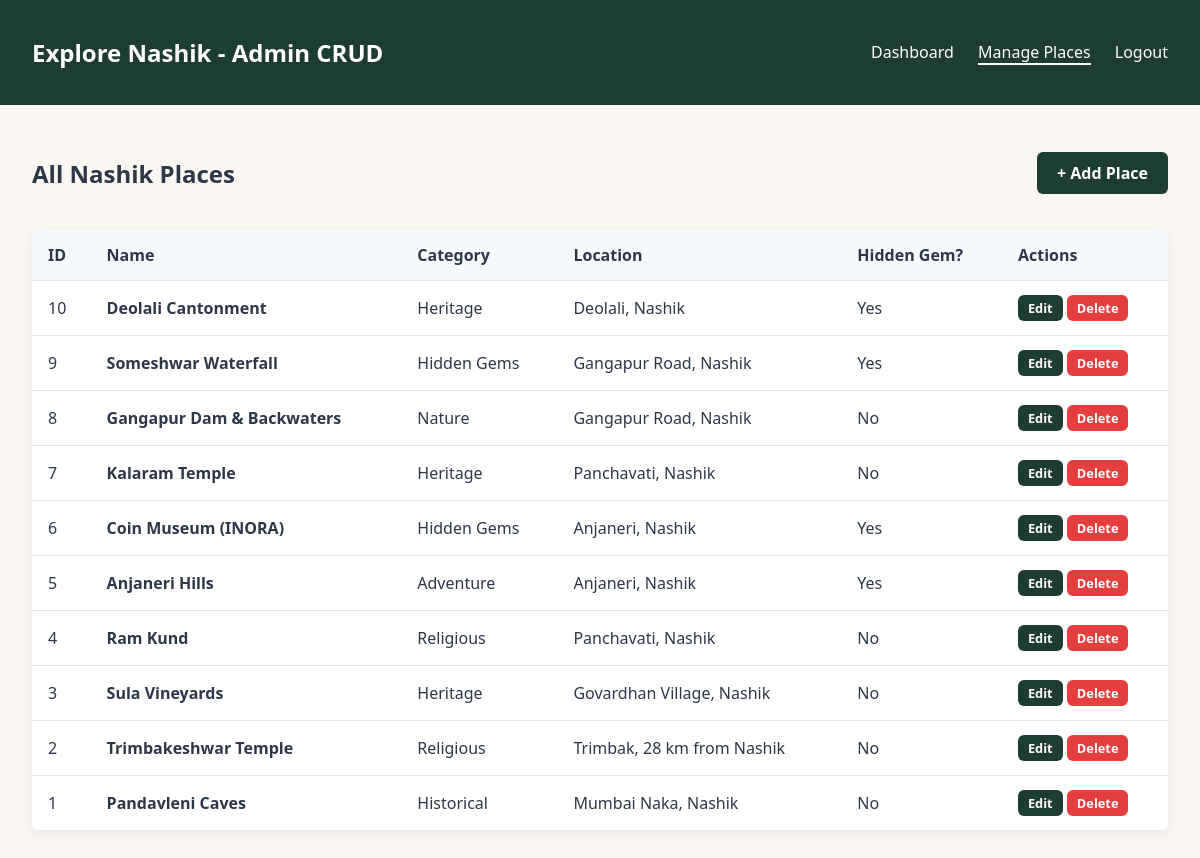
Page /php/admin/places_manage.php (signed in) on the committed database.
### tables this page shows
CREATE TABLE places (
    id INT AUTO_INCREMENT PRIMARY KEY,
    name VARCHAR(150) NOT NULL,
    category ENUM('Historical', 'Religious', 'Nature', 'Heritage', 'Adventure', 'Cultural', 'Hidden Gems', 'Famous Landmarks') NOT NULL,
    short_description TEXT NOT NULL,
    full_description LONGTEXT NOT NULL,
    historical_significance TEXT,
    nearby_landmarks VARCHAR(255),
    location VARCHAR(200) NOT NULL,
    image VARCHAR(500) NOT NULL,
    is_hidden_gem TINYINT(1) DEFAULT 0,
    created_at TIMESTAMP DEFAULT CURRENT_TIMESTAMP
);

### php/admin/places_manage.php (the view, shortened to what this page needs)
<?php
require_once '../config/db.php';
$action = isset($_GET['action']) ? $_GET['action'] : 'list';
$edit_place = null;
$result = $conn->query("SELECT * FROM places ORDER BY id DESC");
?>
<!DOCTYPE html>
<html lang="en">
<head>
    <link rel="stylesheet" href="../css/admin.css">
</head>
<body>
    <div class="admin-navbar">
        <h2>Explore Nashik - Admin CRUD</h2>
        <div>
            <a href="index.php">Dashboard</a>
            <a href="places_manage.php" style="border-bottom: 2px solid white;">Manage Places</a>
            <a href="../logout.php">Logout</a>
        </div>
    </div>
    <div class="admin-body">
        <?php if ($action === 'add' || $action === 'edit'): ?>
            <h2><?php echo $action === 'edit' ? 'Edit Place' : 'Add New Nashik Place'; ?></h2>
            <div style="background: white; padding: 24px; border-radius: 8px; max-width: 600px;">
                <form method="POST" action="places_manage.php">
                    <?php if ($edit_place): ?>
                        <input type="hidden" name="place_id" value="<?php echo $edit_place['id']; ?>">
                    <?php endif; ?>
                    <div class="form-group">
                        <label>Place Name</label>
                        <input type="text" name="name" required value="<?php echo $edit_place ? htmlspecialchars($edit_place['name']) : ''; ?>">
                    </div>
                    <div class="form-group">
                        <label>Category</label>
                        <select name="category">
                            <?php
                            $cats = ['Historical', 'Religious', 'Nature', 'Heritage', 'Adventure', 'Cultural', 'Hidden Gems', 'Famous Landmarks'];
                            foreach ($cats as $cat) {
                                $sel = ($edit_place && $edit_place['category'] === $cat) ? 'selected' : '';
                                echo "<option value='$cat' $sel>$cat</option>";
                            }
                            ?>
                        </select>
                    </div>
                    <div class="form-group">
                        <label>Short Description</label>
                        <input type="text" name="short_description" required value="<?php echo $edit_place ? htmlspecialchars($edit_place['short_description']) : ''; ?>">
                    </div>
                    <div class="form-group">
                        <label>Full Detailed Description</label>
                        <textarea name="full_description" rows="4"><?php echo $edit_place ? htmlspecialchars($edit_place['full_description']) : ''; ?></textarea>
                    </div>
                    <div class="form-group">
                        <label>Location</label>
                        <input type="text" name="location" required value="<?php echo $edit_place ? htmlspecialchars($edit_place['location']) : ''; ?>">
                    </div>
                    <div class="form-group">
                        <label>Image URL</label>
                        <input type="url" name="image" required value="<?php echo $edit_place ? htmlspecialchars($edit_place['image']) : ''; ?>">
                    </div>
                    <div class="form-group">
                        <label>
                            <input type="checkbox" name="is_hidden_gem" value="1" <?php echo ($edit_place && $edit_place['is_hidden_gem']) ? 'checked' : ''; ?>> Is Hidden Gem?
                        </label>
                    </div>
                    <button type="submit" class="btn">Save Place</button>
                    <a href="places_manage.php" class="btn btn-secondary">Cancel</a>
                </form>
            </div>
        <?php else: ?>
            <div style="display: flex; justify-content: space-between; align-items: center;">
                <h2>All Nashik Places</h2>
                <a href="places_manage.php?action=add" class="btn">+ Add Place</a>
            </div>
            <table class="admin-table">
                <thead>
                    <tr>
                        <th>ID</th>
                        <th>Name</th>
                        <th>Category</th>
                        <th>Location</th>
                        <th>Hidden Gem?</th>
                        <th>Actions</th>
                    </tr>
                </thead>
                <tbody>
                    <?php if ($result && $result->num_rows > 0): ?>
                        <?php while ($row = $result->fetch_assoc()): ?>
                            <tr>
                                <td><?php echo $row['id']; ?></td>
                                <td><strong><?php echo htmlspecialchars($row['name']); ?></strong></td>
                                <td><?php echo htmlspecialchars($row['category']); ?></td>
                                <td><?php echo htmlspecialchars($row['location']); ?></td>
                                <td><?php echo $row['is_hidden_gem'] ? 'Yes' : 'No'; ?></td>
                                <td>
                                    <a href="places_manage.php?action=edit&id=<?php echo $row['id']; ?>" class="btn" style="padding: 4px 10px; font-size: 0.8rem;">Edit</a>
                                    <a href="places_manage.php?delete_id=<?php echo $row['id']; ?>" onclick="return confirm('Are you sure you want to delete this place?');" class="btn btn-danger" style="padding: 4px 10px; font-size: 0.8rem;">Delete</a>
                                </td>
                            </tr>
                        <?php endwhile; ?>
                    <?php else: ?>
                        <tr><td colspan="6">No places found in database.</td></tr>
                    <?php endif; ?>
                </tbody>
            </table>
        <?php endif; ?>
    </div>
</body>
</html>

### php/css/admin.css (style rules this page uses)
:root { --bg-color: #FAF7F2; --card-bg: #FFFFFF; --primary: #1C3D2F; --accent: #C85A32; --gold: #D4A359; --text-dark: #2D3748; --border: #E2E8F0; --danger: #E53E3E; --success: #38A169; }
body { font-family: 'Segoe UI', system-ui, -apple-system, sans-serif; background-color: var(--bg-color); color: var(--text-dark); margin: 0; padding: 0; }
.btn { display: inline-block; background-color: var(--primary); color: white; padding: 10px 20px; border: none; border-radius: 6px; font-weight: 600; cursor: pointer; text-decoration: none; transition: background 0.2s; }
.btn-danger { background-color: var(--danger); }
.admin-navbar { background: var(--primary); color: white; padding: 16px 32px; display: flex; justify-content: space-between; align-items: center; }
.admin-navbar a { color: white; text-decoration: none; margin-left: 20px; font-weight: 500; }
.admin-body { padding: 32px; max-width: 1200px; margin: 0 auto; }
.admin-table { width: 100%; border-collapse: collapse; background: white; border-radius: 8px; overflow: hidden; box-shadow: 0 4px 12px rgba(0,0,0,0.05); margin-top: 20px; }
.admin-table th, .admin-table td { padding: 14px 16px; text-align: left; border-bottom: 1px solid var(--border); }
.admin-table th { background: #F7FAFC; font-weight: 600; }

### rows in the picture
places: id "10", name "Deolali Cantonment", category "Heritage", location "Deolali, Nashik", is_hidden_gem "Yes"
places: id "9", name "Someshwar Waterfall", category "Hidden Gems", location "Gangapur Road, Nashik", is_hidden_gem "Yes"
places: id "8", name "Gangapur Dam & Backwaters", category "Nature", location "Gangapur Road, Nashik", is_hidden_gem "No"
places: id "7", name "Kalaram Temple", category "Heritage", location "Panchavati, Nashik", is_hidden_gem "No"
places: id "6", name "Coin Museum (INORA)", category "Hidden Gems", location "Anjaneri, Nashik", is_hidden_gem "Yes"
places: id "5", name "Anjaneri Hills", category "Adventure", location "Anjaneri, Nashik", is_hidden_gem "Yes"
places: id "4", name "Ram Kund", category "Religious", location "Panchavati, Nashik", is_hidden_gem "No"
places: id "3", name "Sula Vineyards", category "Heritage", location "Govardhan Village, Nashik", is_hidden_gem "No"
places: id "2", name "Trimbakeshwar Temple", category "Religious", location "Trimbak, 28 km from Nashik", is_hidden_gem "No"
places: id "1", name "Pandavleni Caves", category "Historical", location "Mumbai Naka, Nashik", is_hidden_gem "No"
